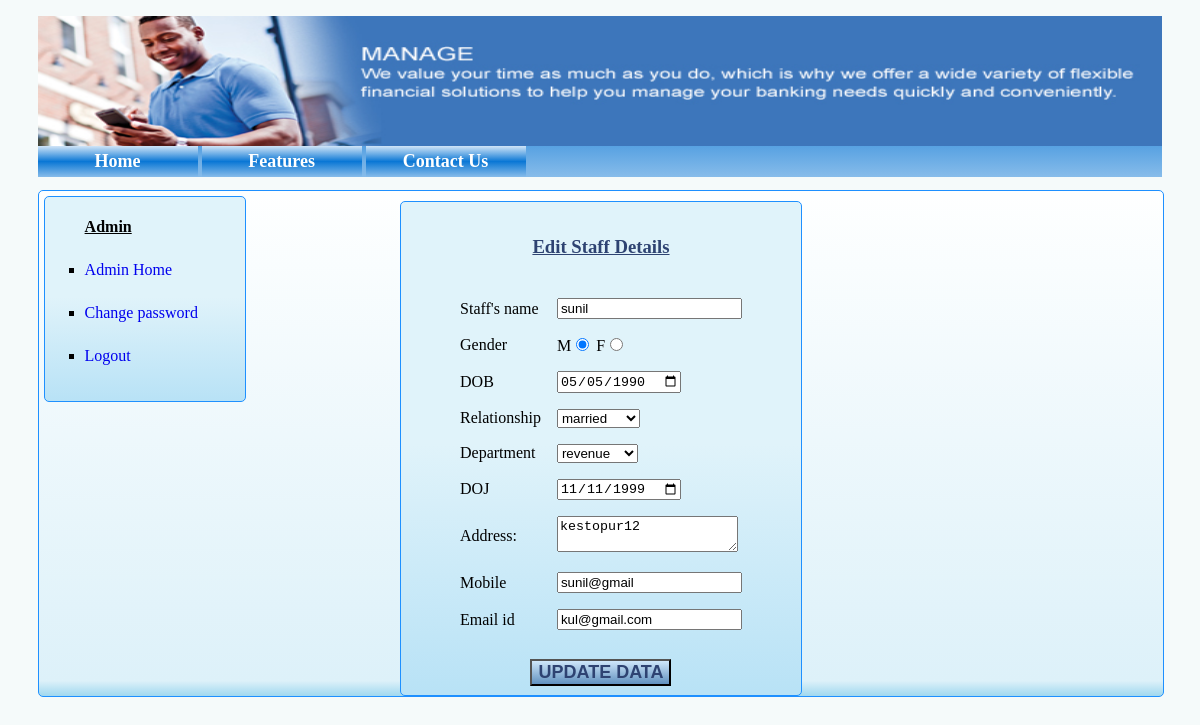
The app's page /editstaff.php?staff_id=1 (signed in) with its own data.
### tables this page shows
CREATE TABLE IF NOT EXISTS `staff` (
`id` int(5) NOT NULL,
  `name` varchar(255) NOT NULL,
  `dob` date NOT NULL,
  `relationship` varchar(255) NOT NULL,
  `department` varchar(255) NOT NULL,
  `doj` date NOT NULL,
  `address` varchar(255) NOT NULL,
  `mobile` varchar(11) NOT NULL,
  `email` varchar(255) NOT NULL,
  `pwd` varchar(32) NOT NULL,
  `gender` char(1) NOT NULL,
  `lastlogin` datetime NOT NULL
);

### editstaff.php (the view, shortened to what this page needs)
<!DOCTYPE html>
<?php
$id=  mysql_real_escape_string($_REQUEST['staff_id']);
$sql="SELECT * FROM `staff` WHERE id=$id";
$result=  mysql_query($sql) or die(mysql_error());
$rws=  mysql_fetch_array($result);
?>
<html>
    <head>
        <link rel="stylesheet" type="text/css" href="newcss.css"/>
    </head>
    <?php include 'header.php'; ?>
        <div class='content_addstaff'>
    <?php include 'admin_navbar.php'?>
                <div class='addstaff'>
                <form action="alter_staff.php" method="POST">
            <table align="center" >
                <tr><td colspan='2' align='center' style='color:#2E4372;'><h3><u>Edit Staff Details</u></h3></td></tr>
                <tr>
                    <td>Staff's name</td>
                    <td><input type="text" name="edit_name" value="<?php echo $rws[1];?>" required=""/></td>
                </tr>
                <tr>
                    <td>Gender</td>
                    <td>
                        M<input type="radio" name="edit_gender" value="M" <?php if($rws[10]=="M") echo "checked";?>/>
                        F<input type="radio" name="edit_gender" value="F" <?php if($rws[10]=="F") echo "checked";?>/>
                    </td>
                </tr>
                <tr>
                    <td>
                        DOB
                    </td>
                    <td>
                        <input type="date" name="edit_dob" value="<?php echo $rws[2];?>"/>
                    </td>
                </tr>
                <tr>
                    <td>Relationship</td>
                    <td>
                        <select name="edit_status">
                            <option <?php if($rws[3]=="married") echo "selected";?>>married</option>
                        </select>
                    </td>
                </tr>
                <tr>
                    <td>Department</td>
                    <td>
                        <select name="edit_dept">
                            <option <?php if($rws[4]=="revenue") echo "selected";?>>revenue</option>
                        </select>
                    </td>
                </tr>
                <tr>
                    <td>
                        DOJ
                    </td>
                    <td>
                        <input type="date" name="edit_doj" value="<?php echo $rws[5];?>"/>
                    </td>
                </tr>
                <tr>
                    <td>Address:</td>
                    <td><textarea name="edit_address"><?php echo $rws[6];?></textarea></td>
                </tr>
                    <td>Mobile</td>
                    <td><input type="text" name="edit_mobile" value="<?php echo $rws[7];?>" required=""/></td>
                <tr>
                    <td>Email id</td>
                    <td><input type="text" name="edit_mobile" value="<?php echo $rws[8];?>" required=""/></td>
                </tr>
                <tr>
                    <td colspan="2" align='center' style='padding-top:20px'><input type="submit" name="alter" value="UPDATE DATA" class='addstaff_button'/></td>
                </tr>
            </table>
        </form>
                </div>
                </div>
    </body>
</html>

### newcss.css (style rules this page uses)
body { background-color:#F9F6F4; background-color:#F5FAFA; font-family:verdana; }
.left_panel p,h3 { padding:6px; }
.left_pane3 p,h3 { padding:6px; }
.right_panel p,h3 { padding:6px; }
.addstaff { height:102%; width:400px; background: linear-gradient(to bottom, rgba(224,243,250,1) 49%,rgba(184,226,246,1) 100%,rgba(182,223,253,1) 100%); border:1px solid dodgerblue; border-radius:5px; margin:5px; margin:auto; margin-top:10px; }
.addstaff table { border: none; }
.addstaff td { border: none;; padding:7px; }
.content_addstaff { height:106%; width:100%; border:1px solid dodgerblue; border-radius:5px; background: linear-gradient(to bottom, rgba(254,255,255,1) 0%,rgba(221,241,249,1) 97%,rgba(160,216,239,1) 100%); }
.addstaff_button { background: linear-gradient(to bottom, rgba(207,231,250,1) 0%,rgba(99,147,193,1) 98%,rgba(99,147,193,1) 100%); font-size:18px; color:#2E4372; font-weight: bold; cursor:pointer; }
table { width:20%; height:15%; border-width:0px 0px 1px 1px; border:1px solid #000000; }
table tr td { border:1px solid #000000; }

### records on screen
staff: edit_name "sunil", gender "☑", edit_dob "05/05/1990", edit_status "married", edit_dept "revenue", edit_doj "11/11/1999", edit_address "kestopur12", edit_mobile "sunil@gmail", edit_mobile "kul@gmail.com"
